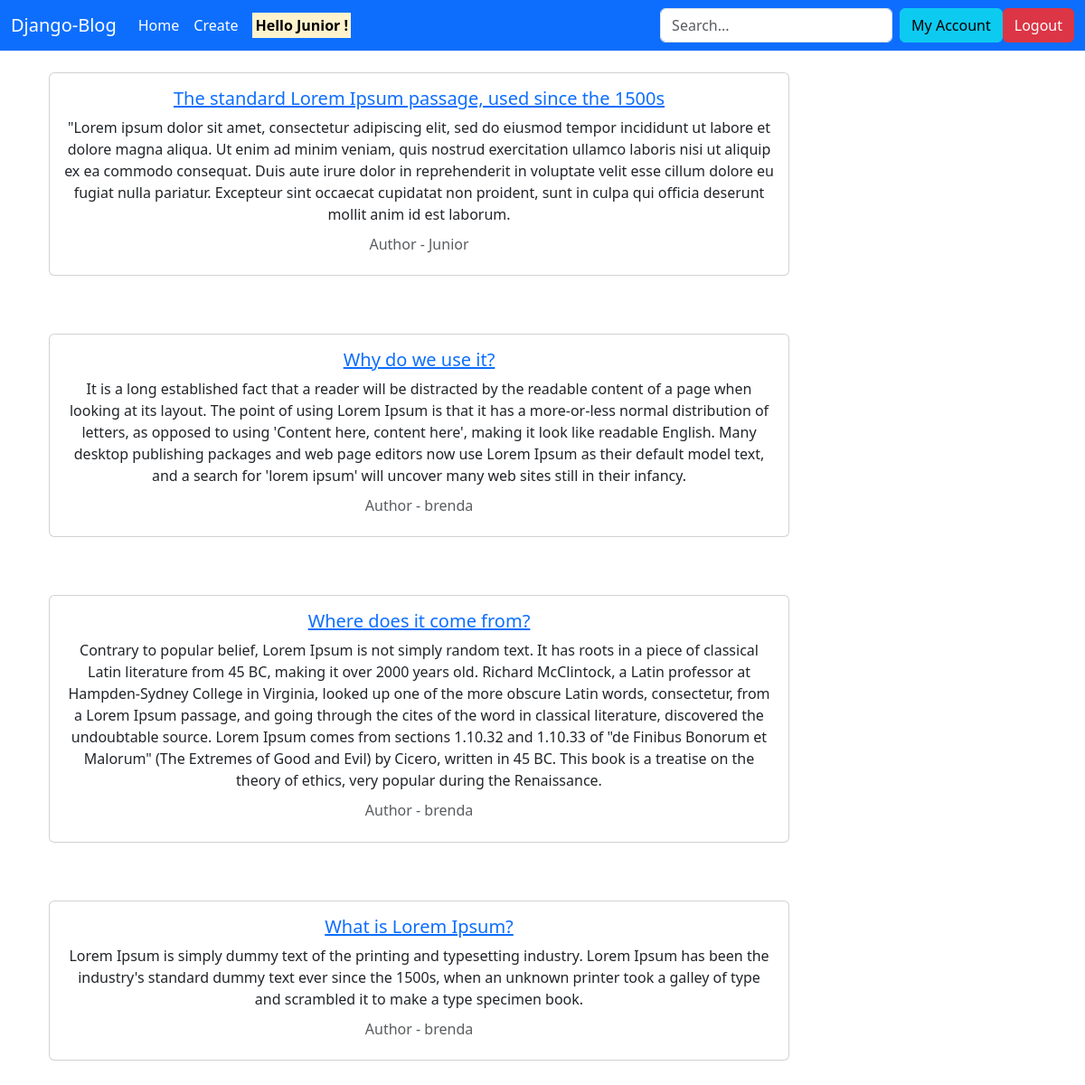
Screenshot of / (signed in) with the database file from the repository.
### base/models.py (models this page shows, shortened)
class Post(models.Model):
    title = models.CharField(max_length=100)
    body = models.TextField()
    author = models.ForeignKey(User, on_delete=models.CASCADE)
    created = models.DateTimeField(auto_now_add=True)
    updated = models.DateTimeField(auto_now=True)
    class Meta:
        ordering = ['-created']

### base/views.py (the view)
# urls.py: path('', views.index, name='index'),
def index(request):
    posts = searchPost(request)
    context = {'posts': posts}
    return render(request, 'index.html', context)

### base/views.py (called while the page is built)
def searchPost(request):
    post_search = ""
    if request.GET.get('search'):
        post_search = request.GET.get('search')
    posts = Post.objects.filter(
        Q(title__icontains=post_search) | Q(body__icontains=post_search))
    return posts

### templates/index.html (shortened to what this page needs)
{% extends './base.html' %} {% block tittle %} Home Page {% endblock tittle %}
{% block content %} {% for post in posts %}
<div class="container text-center p-4">
  <div class="row align-items-start">
    <div class="col">
      <div class="card w-75 mb-3 col-6">
        <div class="card-body">
            <a href="{% url 'post_detail' post.id %}"><h5 class="card-link">{{ post.title }}</a></h5>
          <p class="card-text">{{post.body}}</p>
          <h6 class="card-subtitle mb-2 text-body-secondary">
            Author - {{ post.author }}
          </h6>
        </div>
      </div>
    </div>
  </div>
</div>
{% endfor %} {% endblock content %}

### templates/navbar.html (shortened to what this page needs)
<nav class="navbar navbar-expand-lg navbar-dark bg-primary">
  <div class="container-fluid">
    <a class="navbar-brand" href="{% url 'index' %}">Django-Blog</a>
    <div class="collapse navbar-collapse" id="navbarColor01">
      <ul class="navbar-nav me-auto">
        <li class="nav-item">
          <a class="nav-link active" href="{% url 'index' %}"
            >Home
          </a>
        </li>
        {% if request.user.is_authenticated %}
        <li class="nav-item">
          <a class="nav-link active" href="{% url 'create_post' %}">Create</a>
        </li>
        <li class="nav-item">
          <a class="nav-link" href="{% url 'index' %}">
            <strong><mark> Hello {{ request.user.username}} !</mark></strong>
          </a>
        </li>
        {% endif %}
      </ul>
      <form class="d-flex" action="" method="GET">
        <input
          class="form-control me-sm-2"
          type="search"
          name="search"
          placeholder="Search..."
        />
      </form>
      {% if request.user.is_authenticated %}
      <a href="{% url 'my_account' %}"
        ><button type="button" class="btn btn-info">My Account</button></a
      >
      <a href="{% url 'logout' %}"
        ><button type="button" class="btn btn-danger">Logout</button></a
      >
      {% endif %}
    </div>
  </div>
</nav>

### rows the page displays
Post: title "The standard Lorem Ipsum passage, used since the 1500s", body "\"Lorem ipsum dolor sit amet, consectetur adipiscing elit, sed do eiusmod tempor incididunt ut labore et dolore magna aliqua. Ut enim ad minim veniam, quis nostrud exercitation ullamco laboris nisi ut aliquip ex ea commodo consequat. Duis aute irure dolor in reprehenderit in voluptate velit esse cillum dolore eu fugiat nulla pariatur. Excepteur sint occaecat cupidatat non proident, sunt in culpa qui officia deserunt mollit anim id est laborum.", author "Junior"
Post: title "Why do we use it?", body "It is a long established fact that a reader will be distracted by the readable content of a page when looking at its layout. The point of using Lorem Ipsum is that it has a more-or-less normal distribution of letters, as opposed to using 'Content here, content here', making it look like readable English. Many desktop publishing packages and web page editors now use Lorem Ipsum as their default model text, and a search for 'lorem ipsum' will uncover many web sites still in their infancy.", author "brenda"
Post: title "Where does it come from?", body "Contrary to popular belief, Lorem Ipsum is not simply random text. It has roots in a piece of classical Latin literature from 45 BC, making it over 2000 years old. Richard McClintock, a Latin professor at Hampden-Sydney College in Virginia, looked up one of the more obscure Latin words, consectetur, from a Lorem Ipsum passage, and going through the cites of the word in classical literature, discovered the undoubtable source. Lorem Ipsum comes from sections 1.10.32 and 1.10.33 of \"de Finibus Bonorum et Malorum\" (The Extremes of Good and Evil) by Cicero, written in 45 BC. This book is a treatise on the theory of ethics, very popular during the Renaissance.", author "brenda"
Post: title "What is Lorem Ipsum?", body "Lorem Ipsum is simply dummy text of the printing and typesetting industry. Lorem Ipsum has been the industry's standard dummy text ever since the 1500s, when an unknown printer took a galley of type and scrambled it to make a type specimen book.", author "brenda"

### other values shown
{{ request.user.username }} "Junior"
